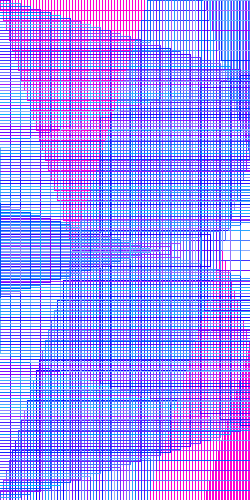
Frame 1 (no input)
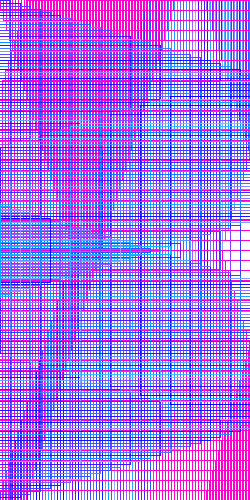
Frame 2 (the mouse pressed at the canvas centre, redrawn once)

The Processing sketch that drew these frames (run headless with seeded random() and noise(); the mouse was pressed at the canvas centre and the sketch redrawn once):

// Processing sketch: processing_32402
// ── processing_32402.pde


int a = 0;
int b = -490;
int c = 500;
int d = 500;

int e = 490;



void setup(){
  size(250,500);
  background(255);

  strokeWeight(1);
  noFill();
  noLoop();
}

void draw(){
  
 while(b < 600){
  stroke(255,0,209);
  rect(a, b, c, d);
  a = a + 3;
  b = b + 10;
  c = c - 6;
  
  }
  
  a = 0;
  b = -490;
  c = 500;
  while ( e > -600 ){
     stroke(random(0,169),random(0,189), random(255,255));
  rect(a, e, c, d); 
  a = a + 3;
  e = e - 10;
  c = c - 6;
  }

  a = 0;
  e = 490;
  c = 500;
  while (a < 600) {
      stroke(random(0,169),random(0,189), random(255,255));
  rect(b,a,d,c); 
  a = a + 3;
  b = b + 10;
  c = c - 6; 
  }
  
  a = 0;
  b = -490;
  c = 500;
  while (e > -600){
    stroke(random(0,169),random(0,189), random(255,255));
  rect(e, a, d, c);   
  e = e - 10;
  a = a + 3;
  c = c - 6;
}
   

}
